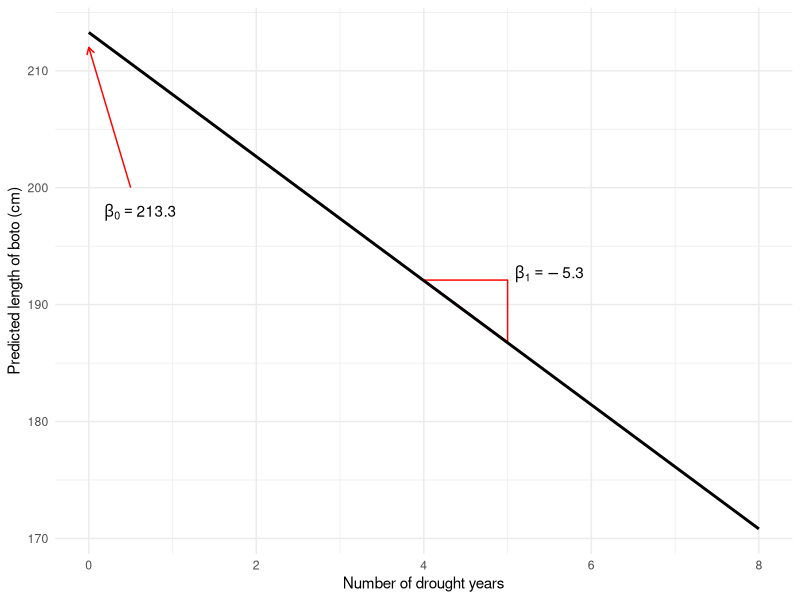
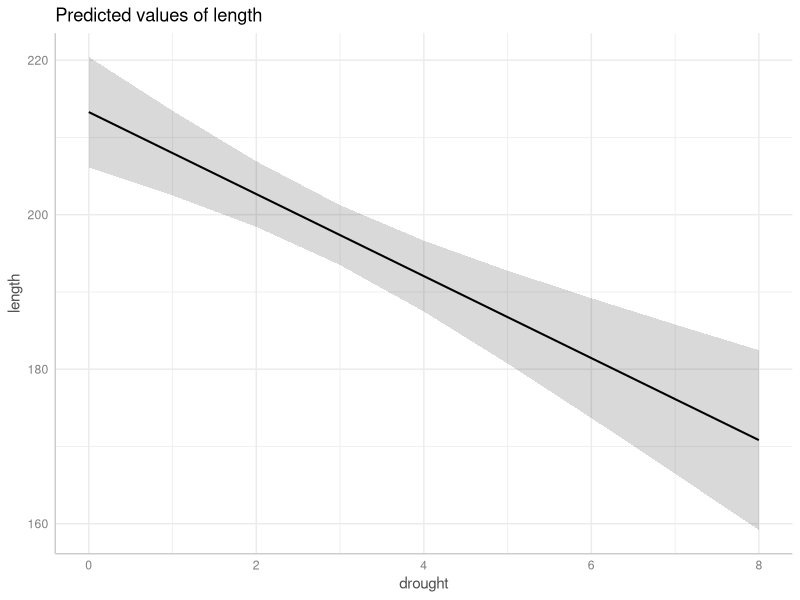
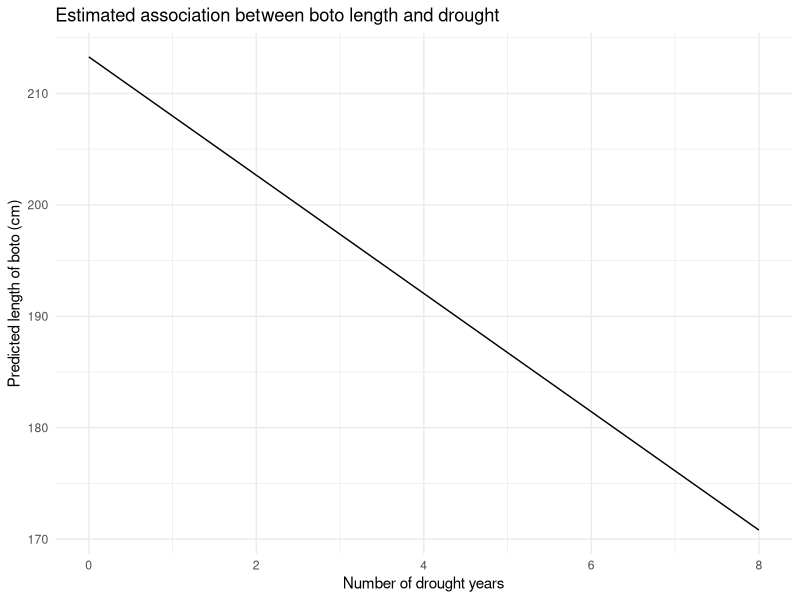
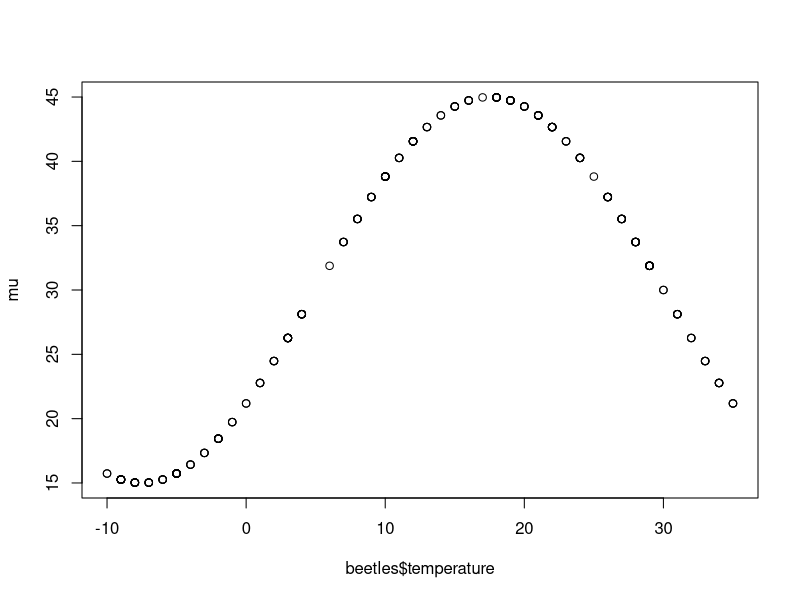
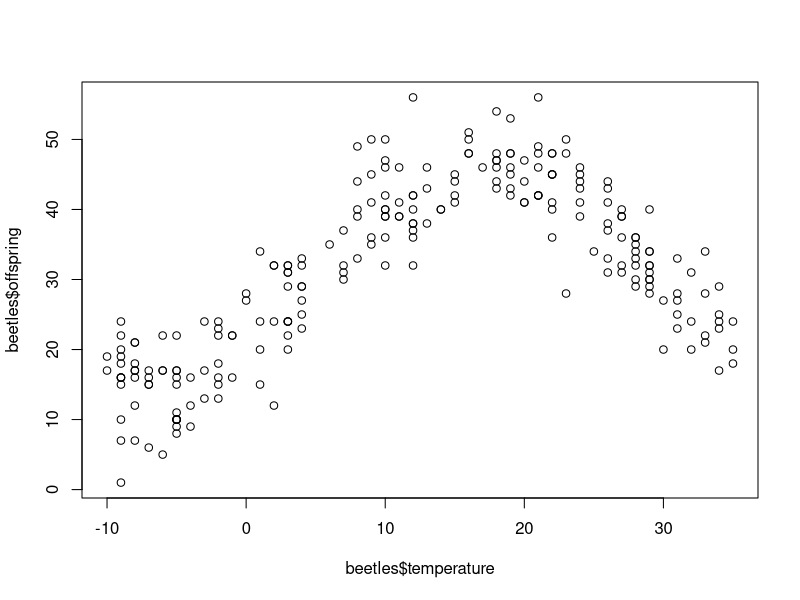
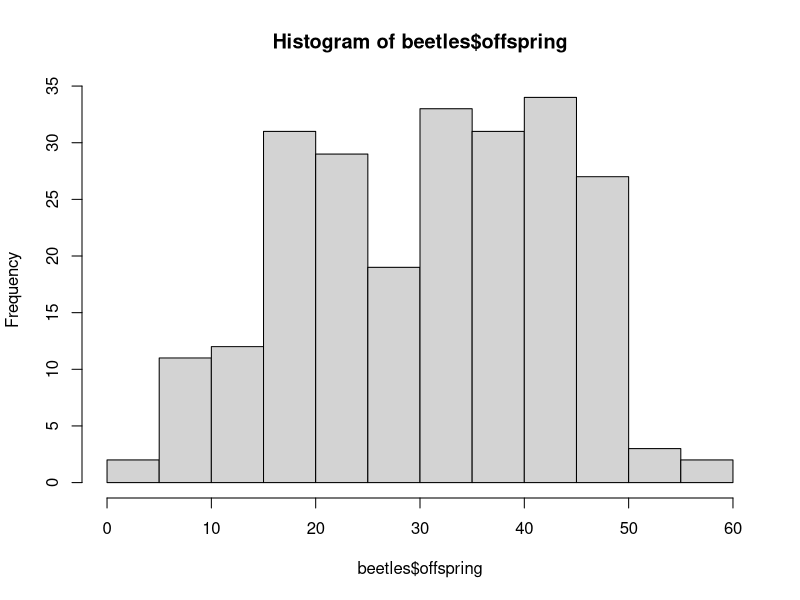

These figures' R source, in order: (Note: this script raises an error after producing the figures.)
## ---- chunk 1
knitr::opts_chunk$set(echo = TRUE, results = "hide", fig.show="show")
answer_sheet <- TRUE
library(ggplot2)
library(here)
boto <- read.table(here("Workshops/Workshop 2 - Data vis/Data", "boto.txt"), header = T)
## ---- chunk 2
rnorm(n = 10, mean = 200, sd = 10)
## ---- chunk 3
boto_model <- lm(length ~ drought, data = boto)
## ---- chunk 4
summary(boto_model)
## ---- chunk 5
fake <- data.frame(drought = 0:8)
fake$fit <- predict(boto_model, newdata = fake)
ggplot(fake) +
  annotate("text", x = 0.1, y = 195, label = expression(beta[0] == 213.3), vjust = -1.5, hjust = -0.1) +
  annotate("segment", x = 0.5, xend = 0, y = 200, yend = 212, arrow = arrow(length = unit(0.2, "cm")),
           colour = "red") +
  annotate("text", x = 5.5, y = (213.3 - 5.3 * 4.5) + 1, label = expression(beta[1] == -5.3), vjust = -1)  +
  annotate("polygon", x = c(4, 5, 5), y = c(213.3 - 5.3 * 4, 213.3 - 5.3 * 4, 213.3 - 5.3 * 5),
           fill = "transparent", colour = "red") +
  geom_line(aes(x = drought, y = fit), size = 1) +
  theme_minimal() +
  labs(x = "Number of drought years",
       y = "Predicted length of boto (cm)")
## ---- chunk 6
library(ggeffects)
## ---- chunk 7
preds <- ggpredict(boto_model)
## ---- chunk 8
plot(preds)
## ---- chunk 9
fake <- data.frame(
  drought = 0:8
)
## ---- chunk 10
fake$fit <- predict(boto_model, newdata = fake)
## ---- chunk 11
ggplot(fake) +
  geom_line(aes(x = drought, y = fit)) +
  labs(x = "Number of drought years",
       y = "Predicted length of boto (cm)",
       title = "Estimated association between boto length and drought") +
  theme_minimal()
## ---- chunk 12
# For coordinators -
# Code below simulates and exports the data used in the workshop
# number of offspring as function of temperature

set.seed(2024)
n <- 234
beetles <- data.frame(
  temperature = round(runif(n = n, min = -10, max = 35), digits = 0)
)

b0 <- 30
b1 <- -15

temp_peak <- 30
frequency <- 2 * pi / 50  # Frequency based on the temperature range and desired peak
phase_shift <- temp_peak

mu <- b0 + b1 * sin(frequency * (beetles$temperature - phase_shift))

plot(mu ~ beetles$temperature)

beetles$offspring <- round(rnorm(n, mean = mu, sd = 5), digits = 0)

plot(beetles$offspring ~ beetles$temperature)
hist(beetles$offspring)

write.table(beetles, here("Workshops/Workshop 3 - LM with continuous predictor/Data", "beetles.txt"), row.names = FALSE)
